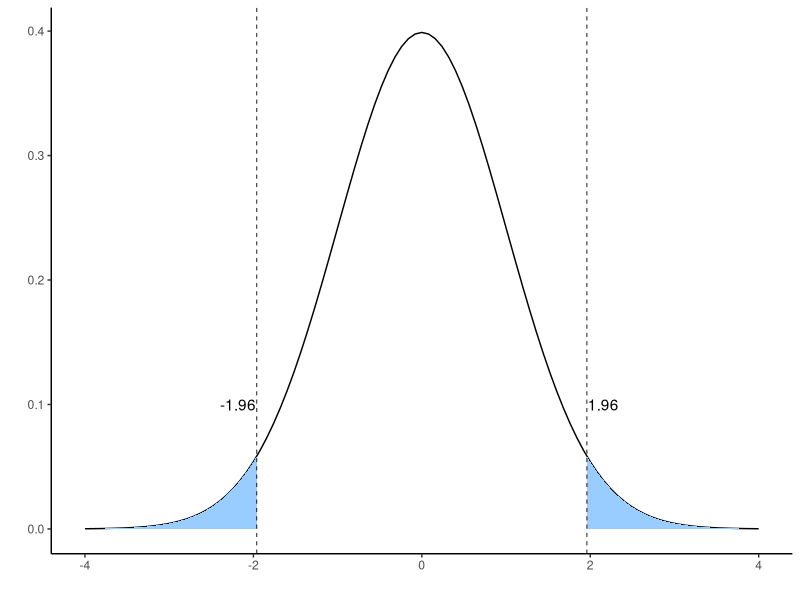
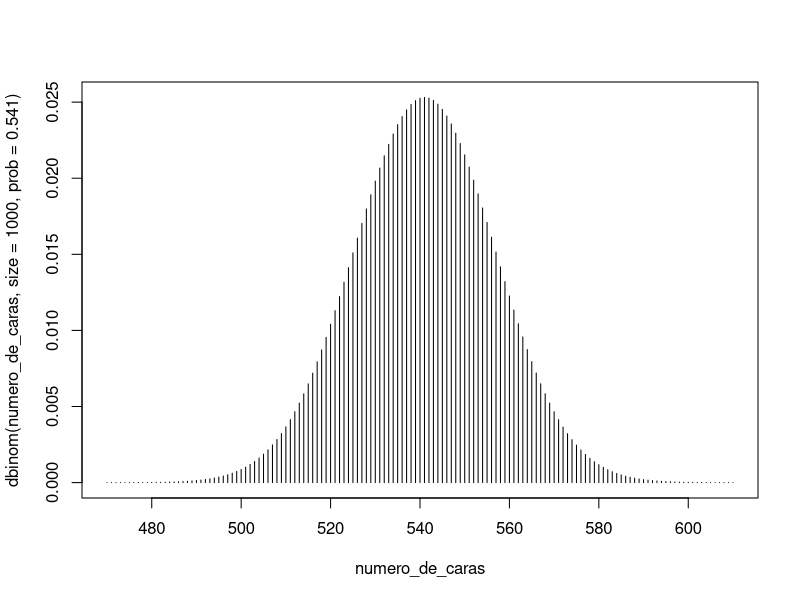

These charts were generated, in order, by the following R code:
## ---- chunk 1

p <- 0.025
tail_low <- seq(-4, qnorm(p), 0.01)
df_tl <- data.frame(x=c(tail_low,qnorm(p)), y =c(dnorm(tail_low),0))
tail_high <- seq(qnorm(1-p), 4, 0.01)
df_th <- data.frame(x=c(qnorm(1-p),tail_high), y=c(0,dnorm(tail_high)))

library(ggplot2)
ggplot(data.frame(x = c(-4, 4)), aes(x)) +
  stat_function(fun = dnorm) +
  geom_polygon(data = df_tl, aes(x,y), fill = "#99CCFF") +
  geom_polygon(data = df_th, aes(x,y), fill = "#99CCFF") +
  geom_vline(xintercept = qnorm(p), lty = "dashed", lwd = 0.3) +
  geom_vline(xintercept = qnorm(1-p), lty = "dashed", lwd = 0.3) +
  annotate(geom = "text", -1.97, 0.1, label = "-1.96", hjust = "right") +
  annotate(geom = "text", 1.97, 0.1, label = "1.96", hjust = "left") +
  theme_classic() +
  labs(x="", y="")


## ---- chunk 2

qnorm(p)
qnorm(1-p)

pnorm(-1.96)
pnorm(1.96)
## ---- chunk 3
numero_de_caras <- 470:610
plot(numero_de_caras, dbinom(numero_de_caras, size=1000, prob=.541),type='h')
## ---- chunk 4
M <- as.table(rbind(c(117, 54), c(950, 348)))
### Rótulos para tabela
dimnames(M) <- list(mortalidade = c("Vivos","Mortos"),
                    hábito_fumar = c("Não fumante","Fumante"))

knitr::kable(M)

